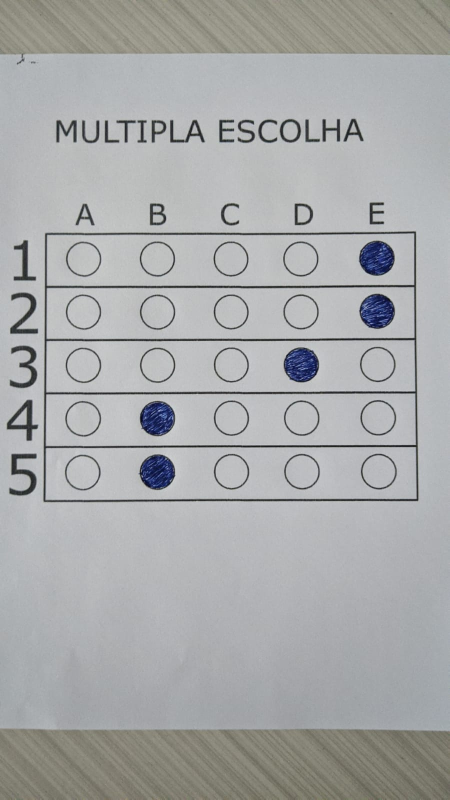
#> input picture imagens/1.jpeg, 899 x 1599 px (shown at 1/2 size); its folder holds only this picture in this run
$ python py.py
#> lines starting #> are read from the running program, lines starting #| are printed output that depends on the picture; after the words box and inside, x2 and y2 are one past the last pixel; in counts of white or black regions, pixels touching at a corner belong together
### py2.py
import cv2
import numpy as np


## PARA EMPILHAR TODAS AS IMAGENS EM UMA JANELA
# [34 lines left out: function imageStack, not called in this run]

#ENCONTRAR CONTORNO
def rectContour(contours):
    rectCon = []
    max_area = 0
    for i in contours:
        area = cv2.contourArea(i) #determina área do contorno
        if area > 50:
            peri = cv2.arcLength(i, True) #area do contorno (true=é um contorno fechado)
            approx = cv2.approxPolyDP(i, 0.02 * peri, True) #para aproximar a forma
            if len(approx) == 4:
                rectCon.append(i)
    rectCon = sorted(rectCon, key=cv2.contourArea,reverse=True)
    return rectCon

def reorder(myPoints):
    myPoints = myPoints.reshape((4, 2)) # REMOVER SUPORTE EXTRA
    myPointsNew = np.zeros((4, 1, 2), np.int32) # NOVA MATRIZ COM PONTOS ARRANJADOS
    add = myPoints.sum(1)
    myPointsNew[0] = myPoints[np.argmin(add)]  #[0,0]
    myPointsNew[3] =myPoints[np.argmax(add)]   #[w,h]
    diff = np.diff(myPoints, axis=1)
    myPointsNew[1] =myPoints[np.argmin(diff)]  #[w,0]
    myPointsNew[2] = myPoints[np.argmax(diff)] #[h,0]

    return myPointsNew

#ENCONTRAR/DETERMINAR EXTREMIDAS (PONTOS) DE ESPECIFICAS AREAS (CONTORNOS)
def getCornerPoints(cont):
    peri = cv2.arcLength(cont, True) # COMPRIMENTO DO CONTORNO
    approx = cv2.approxPolyDP(cont, 0.02 * peri, True) # APROXIMAÇÃO - OBTER PONTOS DE CANTO
    return approx

def splitBoxes(img):
    rows = np.vsplit(img,5)
    boxes=[]
    for r in rows:
        cols= np.hsplit(r,5)
        for box in cols:
            boxes.append(box)
    return boxes

# [12 lines left out: function drawGrid, not called in this run]

### py.py
import cv2 as cv
import numpy as np
import py2 #arquivo que contem funcoes
import sys
from pathlib import Path
import tkinter as tk
from tkinter import filedialog
from tkinter import messagebox
from tkinter.filedialog import askopenfilename
from tkinter import *


global ans
ans=True

def char_position(letter):
        return ord(letter) - 97

def send():
    global responses
    global root
    global myEntryBox
    opcoes = myEntryBox.get()
    posicoes=[]
    opcoes = opcoes.split()
    for indx in range(len(opcoes)):
        posicao = char_position(opcoes[indx])
        posicoes.append(posicao)
    responses = posicoes
    print('respostas: ',responses)
    root.destroy()

## Definir respostas corretas
responses = []
root = tk.Tk()
myLabel = tk.Label(root, text='\n\nInsira as respostas do gabarito a partir do numero de questões: Ex.(b c a d c)\n\n')
myLabel.pack()
myEntryBox = tk.Entry(root)
myEntryBox.pack()
mySubmitButton = tk.Button(root, text='Salvar', command=send)
mySubmitButton.pack()

root.mainloop()


while(ans):
    ##Caminho da imagem
    path = Path(sys.path[0])
    pathImage = str(path.absolute()) + '//imagens//'

    root = Tk()
    root.withdraw()
    fileImage = askopenfilename(initialdir=pathImage)
#> the answer given: imagens/1.jpeg
    root.destroy()

    #fileImage = filedialog.askopenfilename(initialdir=pathImage)

    img = cv.imread(fileImage)
#> img is the input picture: shape (1599, 899, 3); mean B, G, R 170.1, 169.5, 168.2
    #print(img)

    #definir tamanho de imagem e aplica
    widthImg = 510
    heightImg = 700

    questions = 5
    options = 5
    numHits = 0
    percentHits = 0
    myIndex=[]


    img = cv.resize(img, (widthImg, heightImg))
#> img: shape (700, 510, 3)

    #pré-processamento
    imgCnt= img.copy() #copia imagem original
    imgBiggestContours = img.copy() #copia imagem original

    imgGray = cv.cvtColor(img, cv.COLOR_BGR2GRAY) #escala de cinza
    imgBlur = cv.GaussianBlur(imgGray, (5, 5), 5) #efeito glaussiano #imagem, tamanho do núcleo, sigma X
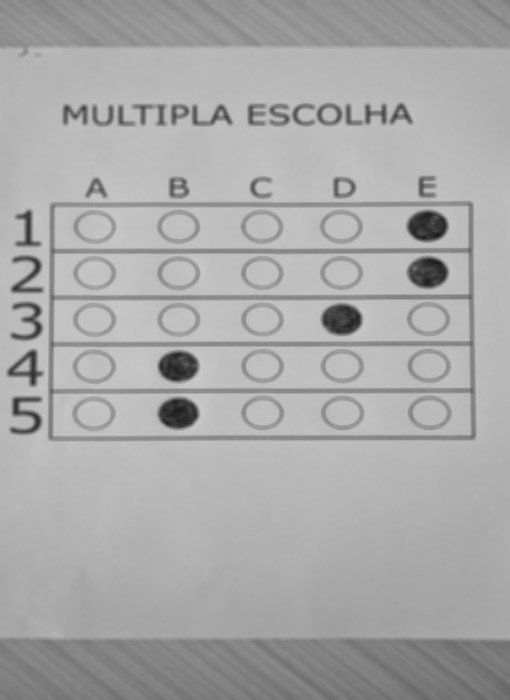
#> imgBlur: shape (700, 510); min 28, max 202, mean 169.1
    imgCanny = cv.Canny(imgBlur, 10, 50) #threshold
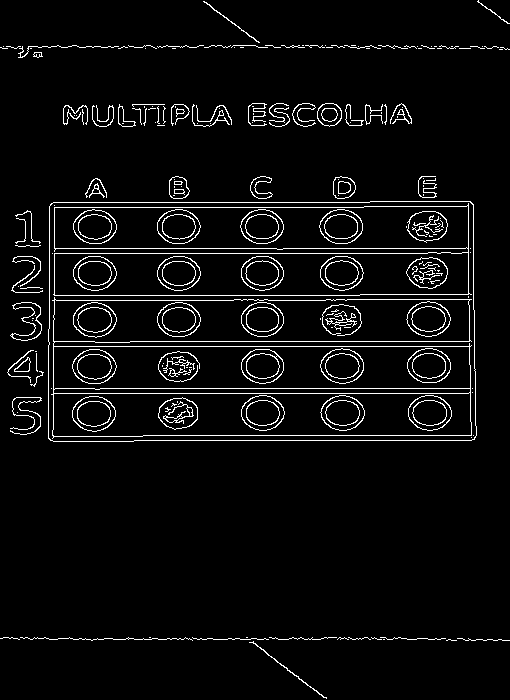
#> imgCanny: shape (700, 510); 4.8% white in thin lines or dots

    #encontrando os contornos na imagem
    countours, hierarchy = cv.findContours(imgCanny, cv.RETR_CCOMP, cv.CHAIN_APPROX_NONE)
#> countours = 311 contours, 172 with area under 20; largest, box (x1, y1, x2, y2) and area: (48, 201, 477, 442) 101398, (48, 201, 477, 442) 101389, (51, 297, 472, 439) 54444, (53, 203, 472, 296) 34394, (52, 392, 472, 437) 17622
    cv.drawContours(imgCnt, countours, -1, (0, 255,0), 10)
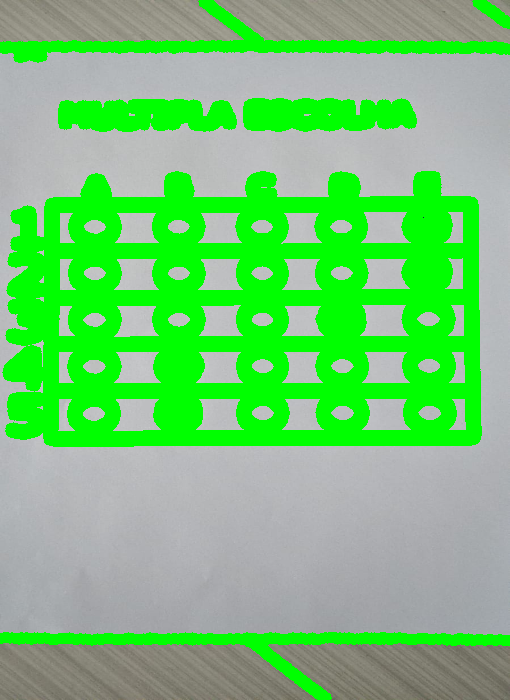
#> imgCnt: shape (700, 510, 3); mean B, G, R 116.8, 198.8, 116.2

    #Encontrando os maiores CONTORNOS
    rectCon = py2.rectContour(countours)
#> the loop in rectContour, `for i in contours:` made 311 passes
#> (area, peri, approx) on passes 114 to 117: (17621.5, 920.7, [[470, 393], [470, 435], [52, 434], [54, 393]]), (2075, 841.3, [[53, 392], [470, 389]]), (17500, 917.3, [[53, 347], [468, 346], [470, 387], [54, 389]]), (17230.5, 923, [[54, 300], [468, 299], [469, 340], [54, 341]])
#> (area, peri) on passes 21, 22, 26, 27, 28, 29: (119.5, 201.6), (52, 40.63), (681, 99.6), (660, 97.25), (689, 100.4), (668, 98.08)
#> after the loop in rectContour, `for i in contours:`: rectCon = 7 contours; box (x1, y1, x2, y2) and area: (48, 201, 477, 442) 101398, (48, 201, 477, 442) 101389, (52, 392, 472, 437) 17622, (53, 346, 471, 390) 17500, (54, 252, 469, 296) 17303, (53, 299, 470, 343) 17230, (54, 205, 469, 250) 17083
    biggestContour = py2.getCornerPoints(rectCon[0])#PONTOS DA AREA DE RESPOSTAS
#> in getCornerPoints, `peri = cv2.arcLength(cont, True)`: peri = 1327.1
#> in getCornerPoints, `approx = cv2.approxPolyDP(cont, 0.02 * peri, True)`: approx = [[473, 204], [51, 203], [48, 438], [474, 439]]
#> biggestContour = [[473, 204], [51, 203], [48, 438], [474, 439]]

    #AO ENCONTRAR CONTORNOS E PONTOS DE AREAS
    if biggestContour.size !=0:

        # MAIOR RETÂNGULO
        biggestContour = py2.reorder(biggestContour)
#> in reorder, `add = myPoints.sum(1)`: add = [677, 254, 486, 913]
#> in reorder, `diff = np.diff(myPoints, axis=1)`: diff = [-269, 152, 390, -35]
#> biggestContour = [[51, 203], [473, 204], [48, 438], [474, 439]]
        cv.drawContours(imgBiggestContours,biggestContour,-1,(0,255,0),20)# DESENHE O MAIOR CONTORNO
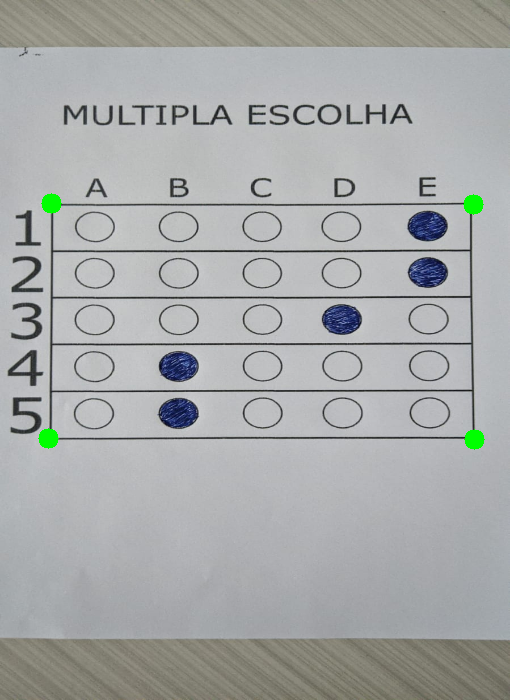
#> imgBiggestContours: shape (700, 510, 3); mean B, G, R 169.4, 169.7, 167.5
        pts1 = np.float32(biggestContour) # PREPARAR PONTOS
#> pts1 = [[51, 203], [473, 204], [48, 438], [474, 439]]
        pts2 = np.float32([[0, 0],[widthImg, 0], [0, heightImg],[widthImg, heightImg]]) # PREPARAR PONTOS
        matrix = cv.getPerspectiveTransform(pts1, pts2) # OBTER MATRIZ DE TRANSFORMAÇÃO
#> matrix = [[1.22, 0.0156, -65.3], [-0.00718, 3.03, -615.1], [-1.92e-07, 4.07e-05, 1]]
        imgWarpColored = cv.warpPerspective(img, matrix, (widthImg, heightImg)) # APLICAR A PERSPECTIVA
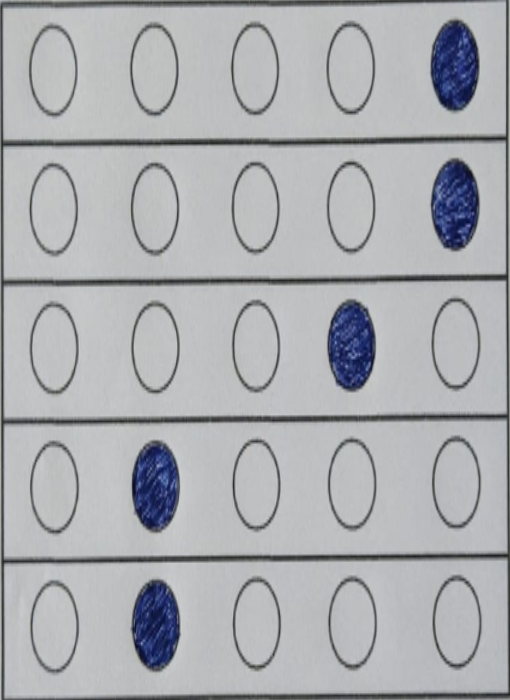
#> imgWarpColored: shape (700, 510, 3); mean B, G, R 177, 173.1, 171.4

        # APLICAR THRESHOLD
        imgWarpGray = cv.cvtColor(imgWarpColored,cv.COLOR_BGR2GRAY) # CONVERTE PARA ESCALA DE CINZA
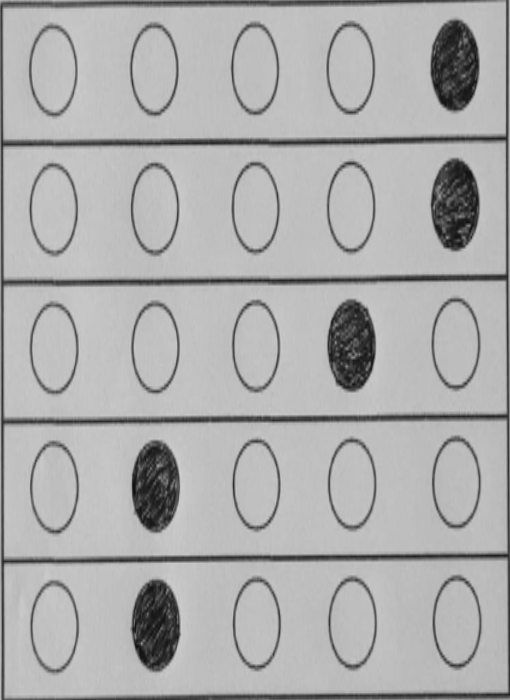
#> imgWarpGray: shape (700, 510); min 12, max 208, mean 173
        imgThresh = cv.threshold(imgWarpGray, 140, 255,cv.THRESH_BINARY_INV )[1] # APLICAR THRESHOLD E INVERSO
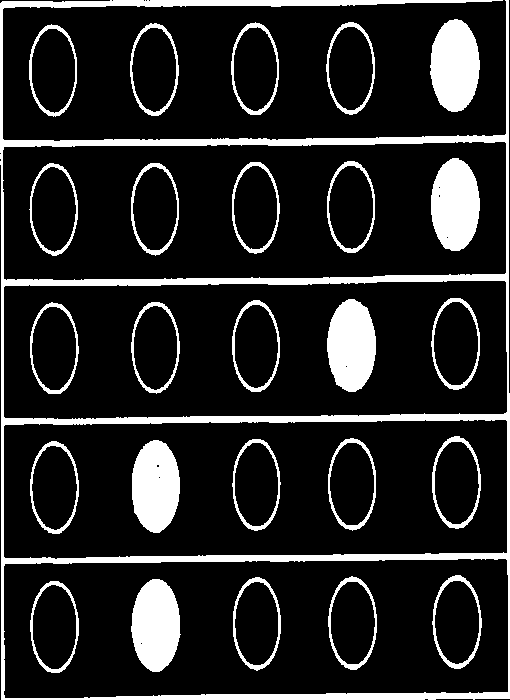
#> imgThresh: shape (700, 510); 15% white; 26 white regions, largest, box (x1, y1, x2, y2) and area: (0, 0, 510, 700) 22579, (430, 19, 480, 112) 3595, (431, 158, 480, 251) 3561

        boxes = py2.splitBoxes(imgThresh) #todos os "circulos" do gabarito
#> in splitBoxes, `rows = np.vsplit(img,5)`: rows = 5 items
#> the loop in splitBoxes, `for r in rows:` made 5 passes
#> after the loop in splitBoxes, `for r in rows:`: boxes = 25 items
#> boxes = 25 items

        #conta a intensidade dos pixel para cada opcoes do questionario
        pixels = np.zeros((questions, options))
        countCol = 0
        countLin = 0

        for image in boxes:
            totalPixels = cv.countNonZero(image)
            pixels[countLin][countCol] = totalPixels
            countCol +=1
            if(countCol == options): countLin += 1 ;countCol=0
#> this loop made 25 passes
#> totalPixels on passes 1 to 12: 1674, 1402, 1426, 1423, 4655, 1725, 1411, 1420, 1484, 4795, 1815, 1523
#> after the loop, countCol = 0; countLin = 5; pixels = [[1674, 1402, 1426, 1423, 4655], [1725, 1411, 1420, 1484, 4795], [1815, 1523, 1530, 4383, 1791], [1744, 4266, 1428, 1422, 1842], [1685, 4244, 1474, 1464, 1684]]
        print("Pixels")
        print(pixels)
#| [[1674. 1402. 1426. 1423. 4655.]
#|  [1725. 1411. 1420. 1484. 4795.]
#|  [1815. 1523. 1530. 4383. 1791.]
#|  [1744. 4266. 1428. 1422. 1842.]
#|  [1685. 4244. 1474. 1464. 1684.]]

        #atraves do pixel maximo define qual opcao foi marcada exibindo o índice entre 0 a 4 (5 questoes)
        myIndex = []
        for x in range (0, questions) :
            array = pixels[x]
            myIndexValor = np.where(array==np.amax(array))
            myIndex.append(myIndexValor[0][0])
#> this loop made 5 passes
#> (array, myIndexValor) on passes 1 to 5: ([1674, 1402, 1426, 1423, 4655], ([4],)), ([1725, 1411, 1420, 1484, 4795], ([4],)), ([1815, 1523, 1530, 4383, 1791], ([3],)), ([1744, 4266, 1428, 1422, 1842], ([1],)), ([1685, 4244, 1474, 1464, 1684], ([1],))
#> after the loop, myIndex = [4, 4, 3, 1, 1]


        print(myIndex) #exibe o índice das opcoes de cada questao marcada
#| [4, 4, 3, 1, 1]

        ##verifica porcentagem de acerto
        for index in range(len(myIndex)):
#> (the run stopped early here; a loop or call above may not have finished)

$ run again, on imagens/2.jpeg
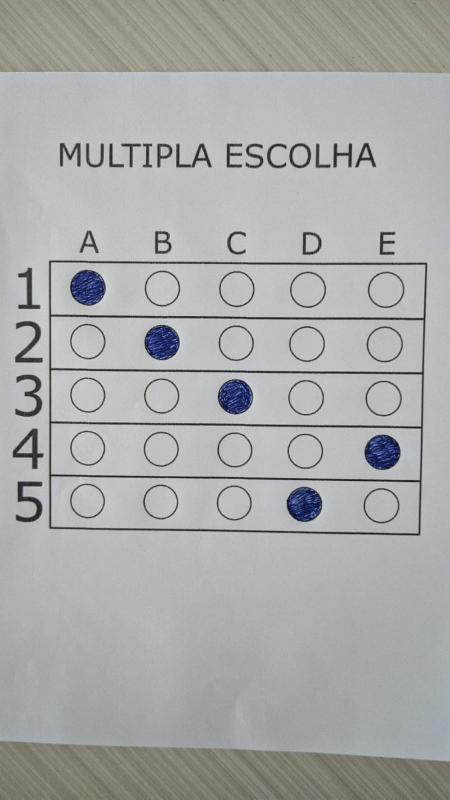
#> input picture imagens/2.jpeg, 899 x 1599 px (shown at 1/2 size)
#> img is the input picture: shape (1599, 899, 3); mean B, G, R 171.4, 170.7, 168.8
#> img: shape (700, 510, 3)
#> imgCanny: shape (700, 510); 4.8% white in thin lines or dots
#> countours = 305 contours, 158 with area under 20; largest, box (x1, y1, x2, y2) and area: (54, 226, 486, 471) 102389, (54, 226, 486, 471) 102382, (59, 231, 482, 280) 18018, (59, 231, 482, 277) 18014, (57, 278, 480, 325) 17661
#> the loop in rectContour, `for i in contours:` made 305 passes
#> (area, peri, approx) on passes 57, 58, 127, 128: (17181, 927.9, [[59, 462], [473, 465], [476, 423], [59, 418]]), (17176, 915.5, [[59, 419], [473, 423], [473, 464], [60, 459]]), (17477.5, 928.4, [[59, 325], [59, 367], [476, 374], [477, 329]]), (17474.5, 920.4, [[59, 326], [476, 329], [476, 370], [60, 367]])
#> after the loop in rectContour, `for i in contours:`: rectCon = 10 contours; largest, box (x1, y1, x2, y2) and area: (54, 226, 486, 471) 102389, (54, 226, 486, 471) 102382, (59, 231, 482, 280) 18018, (59, 231, 482, 277) 18014, (57, 278, 480, 325) 17661
#> in getCornerPoints, `peri = cv2.arcLength(cont, True)`: peri = 1335.6
#> in getCornerPoints, `approx = cv2.approxPolyDP(cont, 0.02 * peri, True)`: approx = [[54, 229], [57, 464], [477, 468], [484, 229]]
#> add = [283, 521, 945, 713]
#> diff = [175, 407, -9, -255]
#> `biggestContour = py2.reorder(biggestContour)`: biggestContour = [[54, 229], [484, 229], [57, 464], [477, 468]]
#> `cv.drawContours(imgBiggestContours,biggestContour,-1,(0,255,0),20)# DE..`:
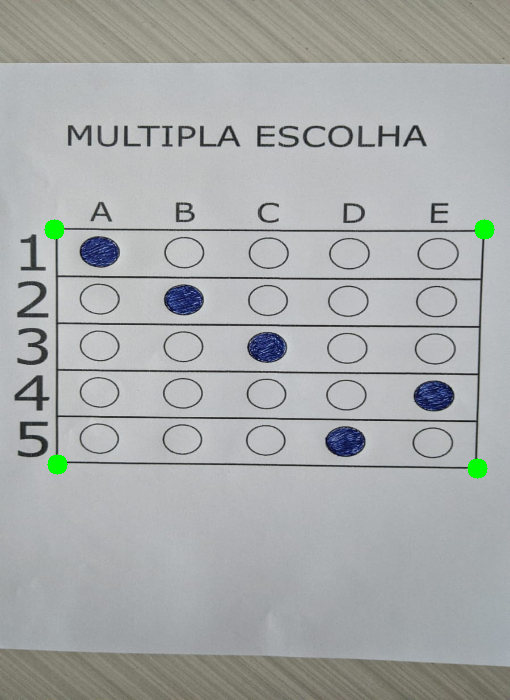
#> imgBiggestContours: shape (700, 510, 3); mean B, G, R 170.7, 170.8, 168.1
#> matrix = [[1.18, -0.0151, -60.41], [0, 2.85, -653.2], [3.97e-05, -9.64e-05, 1]]
#> `imgThresh = cv.threshold(imgWarpGray, 140, 255,cv.THRESH_BINARY_INV )[1]`:
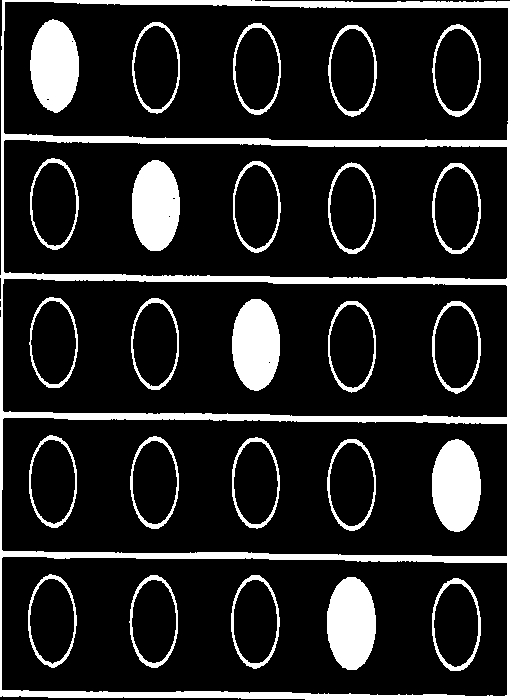
#> imgThresh: shape (700, 510); 15% white; 26 white regions, largest, box (x1, y1, x2, y2) and area: (0, 0, 510, 700) 22588, (327, 577, 376, 670) 3598, (432, 439, 481, 532) 3582
#> rows = 5 items
#> the loop in splitBoxes, `for r in rows:` made 5 passes
#> after the loop in splitBoxes, `for r in rows:`: boxes = 25 items
#> the loop `for image in boxes:` made 25 passes
#> totalPixels on passes 1 to 8: 4681, 1402, 1374, 1323, 1644, 1806, 4346, 1518
#> after the loop `for image in boxes:`: countCol = 0; countLin = 5; pixels = [[4681, 1402, 1374, 1323, 1644], [1806, 4346, 1518, 1638, 1969], [1669, 1494, 4323, 1459, 1934], [1589, 1273, 1414, 1424, 4751], [1599, 1323, 1380, 4286, 1907]]
#| [[4681. 1402. 1374. 1323. 1644.]
#|  [1806. 4346. 1518. 1638. 1969.]
#|  [1669. 1494. 4323. 1459. 1934.]
#|  [1589. 1273. 1414. 1424. 4751.]
#|  [1599. 1323. 1380. 4286. 1907.]]
#> the loop `for x in range (0, questions) :` made 5 passes
#> (array, myIndexValor) on passes 1 to 5: ([4681, 1402, 1374, 1323, 1644], ([0],)), ([1806, 4346, 1518, 1638, 1969], ([1],)), ([1669, 1494, 4323, 1459, 1934], ([2],)), ([1589, 1273, 1414, 1424, 4751], ([4],)), ([1599, 1323, 1380, 4286, 1907], ([3],))
#> after the loop `for x in range (0, questions) :`: myIndex = [0, 1, 2, 4, 3]
#| [0, 1, 2, 4, 3]
